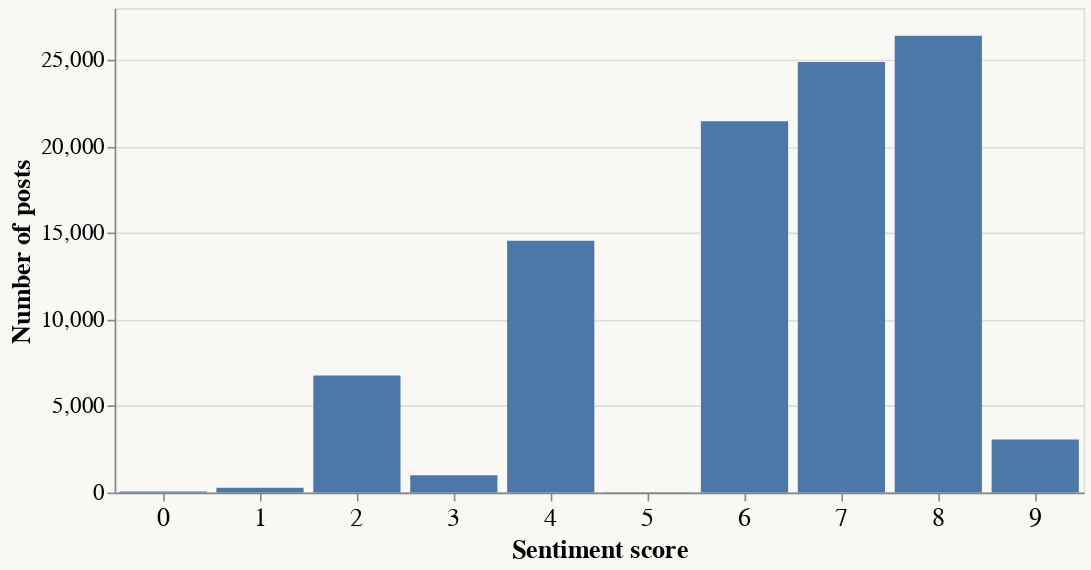

The notebook cell this image was saved under:
### Code cell
from collections import Counter
#df = pd.DataFrame({'sentiment': list(sentiments.values())})

df = pd.DataFrame([{'score': s, 'count': c} for s, c in Counter(sentiments.values()).items()])

alt.Chart(df).mark_bar().encode(
    x=alt.X("score:O", title="Sentiment score"),
    y=alt.Y('count', title="Number of posts"),
).properties(width=600, height=300).configure(axisBottom=alt.AxisConfig(labelFontSize=16, titleFontSize=16, labelAngle=0),
                                              axisLeft=alt.AxisConfig(labelFontSize=14, titleFontSize=16))

### Figure 1 — Vega-Lite specification as saved in the notebook (floating-point values rounded to 4 significant figures)
{"arc": {"fill": "#30a2da"}, "area": {"fill": "#30a2da"}, "axis": {"domainColor": "#cbcbcb", "grid": true, "gridColor": "#cbcbcb", "gridWidth": 1, "labelColor": "#999", "labelFontSize": 24, "labelPadding": 4, "tickColor": "#cbcbcb", "tickSize": 10, "titleColor": "#333", "titleFontSize": 24, "titlePadding": 10}, "axisBand": {"grid": false}, "background": "#faf8f4", "bar": {"binSpacing": 2, "fill": "#30a2da", "stroke": null}, "group": {"fill": "#f0f0f0"}, "legend": {"labelColor": "#333", "labelFontSize": 14, "padding": 1, "symbolSize": 30, "symbolType": "square", "titleColor": "#333", "titleFontSize": 16, "titlePadding": 20}, "line": {"stroke": "#30a2da", "strokeWidth": 2}, "path": {"stroke": "#30a2da", "strokeWidth": 0.5}, "point": {"filled": true, "shape": "circle"}, "range": {"category": ["#30a2da", "#fc4f30", "#e5ae38", "#6d904f", "#8b8b8b", "#b96db8", "#ff9e27", "#56cc60", "#52d2ca", "#52689e", "#545454", "#9fe4f8"], "diverging": ["#cc0020", "#e77866", "#f6e7e1", "#d6e8ed", "#91bfd9", "#1d78b5"], "heatmap": ["#d6e8ed", "#cee0e5", "#91bfd9", "#549cc6", "#1d78b5"]}, "rect": {"fill": "#30a2da"}, "shape": {"stroke": "#30a2da"}, "title": {"anchor": "start", "fontSize": 24, "fontWeight": 400, "offset": 20}, "data": {"name": "data-e55f740621d9404f110730b53b7ade44"}, "mark": {"type": "bar"}, "config": {"axisBottom": {"labelAngle": 0, "labelFontSize": 16, "titleFontSize": 16}, "axisLeft": {"labelFontSize": 14, "titleFontSize": 16}}, "encoding": {"x": {"field": "score", "title": "Sentiment score", "type": "ordinal"}, "y": {"field": "count", "title": "Number of posts", "type": "quantitative"}}, "height": 300, "width": 600, "$schema": "https://vega.github.io/schema/vega-lite/v5.17.0.json", "datasets": {"data-e55f740621d9404f110730b53b7ade44": [{"score": 8, "count": 26400}, {"score": 7, "count": 24888}, {"score": 4, "count": 14554}, {"score": 6, "count": 21453}, {"score": 2, "count": 6769}, {"score": 9, "count": 3074}, {"score": 3, "count": 1000}, {"score": 1, "count": 285}, {"score": 5, "count": 25}, {"score": 0, "count": 57}]}}
